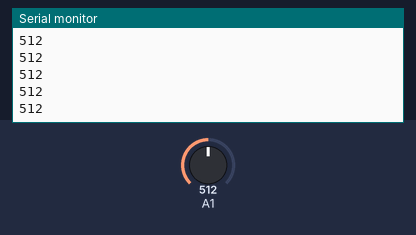
The sketch below on a simulated Arduino Uno, built with avr-gcc and run on an emulated ATmega328P. Parts: the last lines printed to the serial monitor. The test bench sets the inputs (shaded band); at power-on: A1 = 512.

Above: at 1.2 s.
1.3 s: A1 set to 716
At 2.0 s:
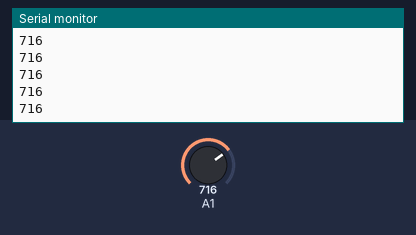
2.8 s: A1 set to 900
At 3.8 s:
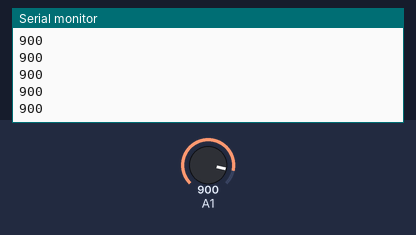
Timing chart, 0 to 5.8 s (numbered marks = the images above; inputs shaded):
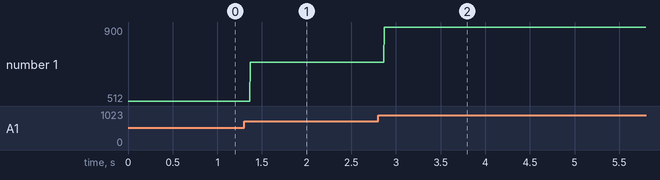

The sketch:

sketch_jan02a.ino
```cpp
int AD;

void setup() {
  // put your setup code here, to run once:
//pinMode(A0,INPUT);
Serial.begin(9600);
}

void loop() {
  // put your main code here, to run repeatedly:
  AD = analogRead(A1);
  Serial.println(AD);
}
```

Measured:
- after the input at 1.3 s, the serial monitor: prints a new line after 0.07 s (image 1)
- after the input at 2.8 s, the serial monitor: prints a new line after 0.07 s (image 2)
- plotted number 1: 512 → 716 after the input at 1.3 s, 716 → 900 after the input at 2.8 s
